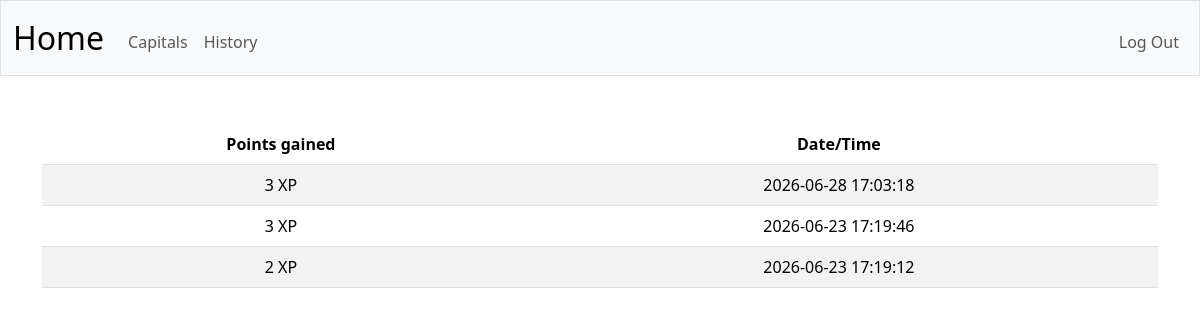
The page /history (signed in) on the database its author committed.
### tables this page shows
CREATE TABLE history (
    id INTEGER PRIMARY KEY,
    player_id INTEGER NOT NULL,
    points_gained INTEGER NOT NULL,
    game_date TEXT NOT NULL DEFAULT (datetime('now')),
    FOREIGN KEY (player_id) REFERENCES players(id)
);

### app.py (the view)
@app.route("/history")
@login_required
def history():
    user_id = session["user_id"]
    points_history = db.execute(
        "SELECT points_gained, game_date FROM history WHERE player_id = ? ORDER BY game_date DESC",
        user_id,
    )
    return render_template("history.html", points_history=points_history)

### app.py (called while the page is built)
@app.after_request
def after_request(response):
    response.headers["Cache-Control"] = "no-cache, no-store, must-revalidate"
    response.headers["Expires"] = 0
    response.headers["Pragma"] = "no-cache"
    return response

### helpers.py (called while the page is built)
def login_required(f):
    @wraps(f)
    def decorated_function(*args, **kwargs):
        if session.get("user_id") is None:
            return redirect("/login")
        return f(*args, **kwargs)
    return decorated_function

def xp(value):
    return f"{value} XP"

### templates/history.html (shortened to what this page needs)
{% extends "layout.html" %}
{% block main %}
    <table class="table table-striped">
        <thead>
            <tr>
                <th>Points gained</th>
                <th>Date/Time</th>
            </tr>
        </thead>
        <tbody>
            {% for ph in points_history %}
            <tr>
                <td>{{ ph.points_gained | xp }}</td>
                <td>{{ ph.game_date }}</td>
            </tr>
            {% endfor %}
        </tbody>
    </table>
{% endblock %}

### rows shown on the page
history: points_gained|xp "3 XP", game_date "2026-06-28 17:03:18"
history: points_gained|xp "3 XP", game_date "2026-06-23 17:19:46"
history: points_gained|xp "2 XP", game_date "2026-06-23 17:19:12"
